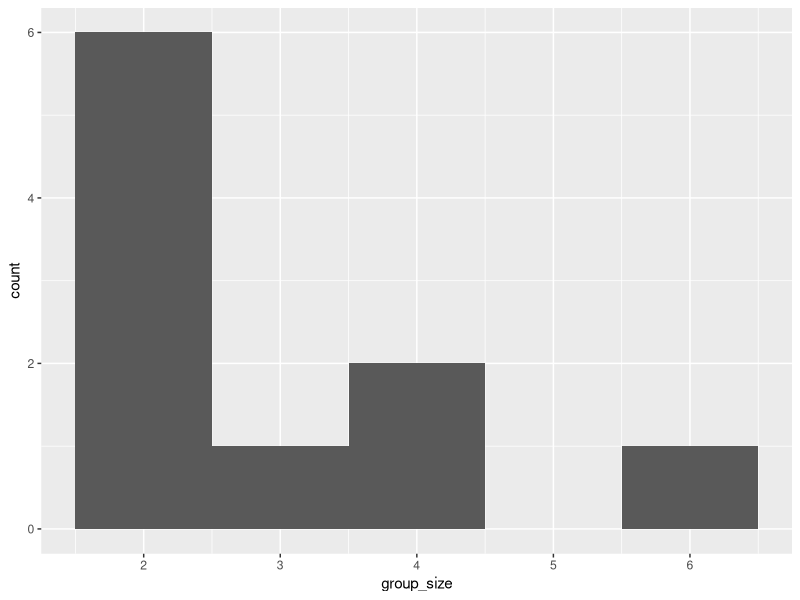

Reproduce this figure in R.
# Introduction to Statistics in R ----

## Probability Distribution ----
# Discrete Probability

# Load packages ----
library(dplyr)
library(readr)
library(ggplot2)

# Restart Environment ----
rm(list = ls())

# Load data frame ----
group_id <- c("A", "B", "C", "D", "E", "F", "G", "H", "I", "J")
group_size <- c(2, 4, 6, 2, 2, 2, 3, 2, 4, 2)
restaurant_groups <- data.frame(group_id, group_size)

## Code ----
# Create a histogram of group_size
ggplot(restaurant_groups, aes(group_size)) +
  geom_histogram(bins = 5)

# Count number of each group sizes
size_distribution <- restaurant_groups %>%
  count(group_size) %>%
  # Calculate probability
  mutate(probability = n / sum(n))

  # Calculate expected group size
  expected_val <- sum(size_distribution$group_size *
                      size_distribution$probability)
  
  # Calculate probability of picking group of 4 or more
  size_distribution %>%
    filter(group_size >= 4) %>%
  # Calculate prob_4_or_more by taking sum of probabilities
    summarize(prob_4_or_more = sum(probability))
    
  
  


